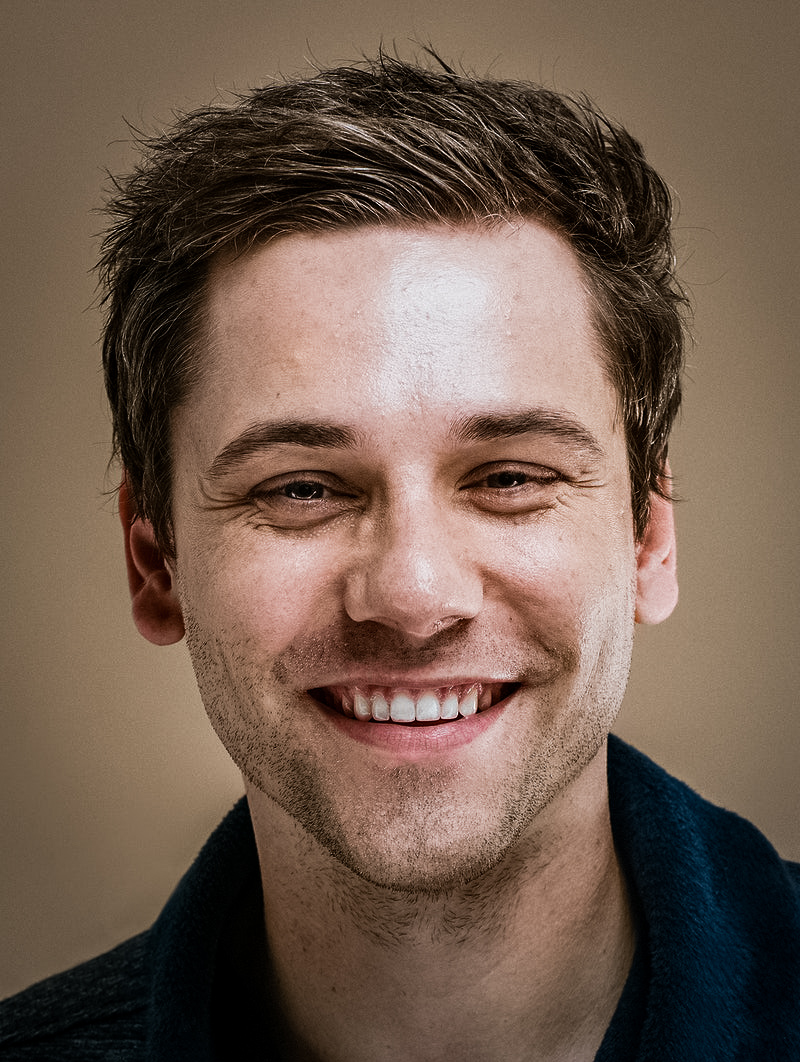
#> input picture tut/loh.jpg, 800 x 1062 px
$ python tut2.py
#> lines starting #> are read from the running program, lines starting #| are printed output that depends on the picture
import cv2
import random
import matplotlib.pyplot as plt
import numpy as np

img = cv2.imread('loh.jpg', cv2.IMREAD_COLOR)
#> img is the input picture: shape (1062, 800, 3); mean B, G, R 79.7, 93.7, 114.9

#print(type(img)) #numpy.ndarray

print(img.shape)
#| (1062, 800, 3)
percentage = 50
randlist = np.random.choice(1062, size=int(img.shape[1]*percentage/100), replace=False)

for i in randlist:
    for j in range(img.shape[1]):
        img[i, j] = [random.randint(0, 255), random.randint(0, 255), random.randint(0, 255)]
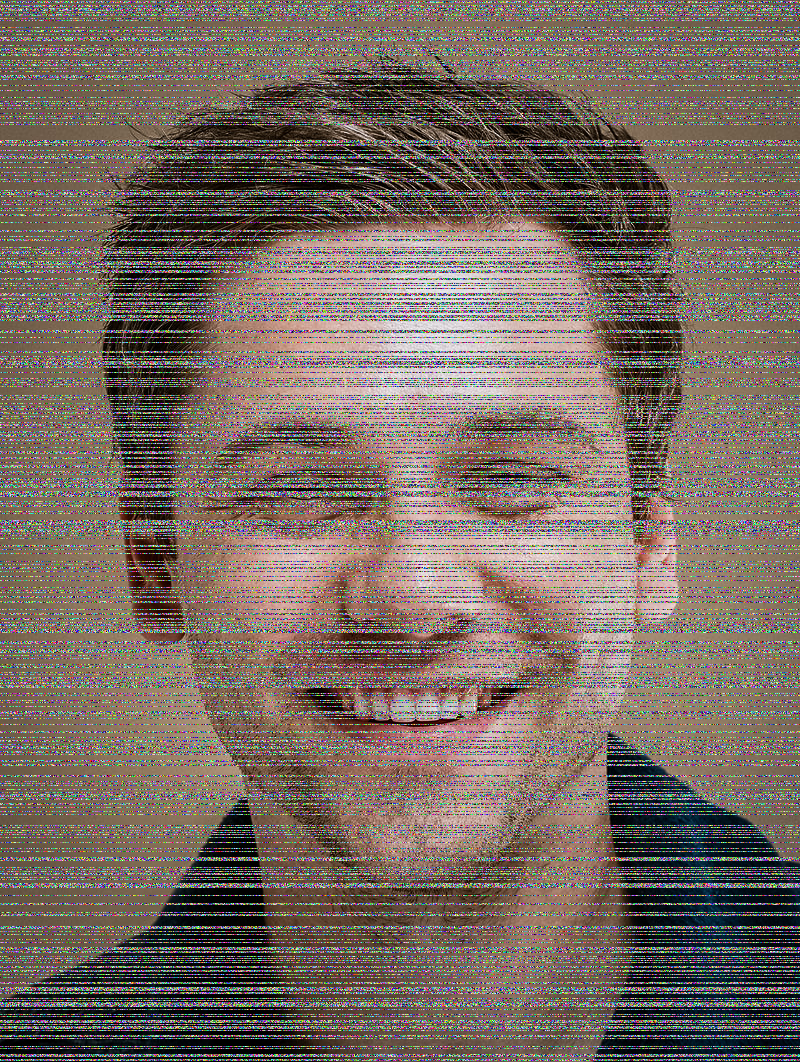
#> img: shape (1062, 800, 3); mean B, G, R 97.6, 106.2, 119.4
c1 = 300
c2 = 700
c3 = 200
c4 = 500
for i in range(6):
    tag = img[c1:c2, c3:c4]
    c1 += 25
    c2 += 25
    c3 += 25
    c4 += 25
    print(c1,c2,c3,c4)
    img[c1:c2, c3:c4] = tag
    c1 += 25
    c2 += 25
    c3 += 25
    c4 += 25
#> this loop made 6 passes
#> pass 1, `tag = img[c1:c2, c3:c4]`:
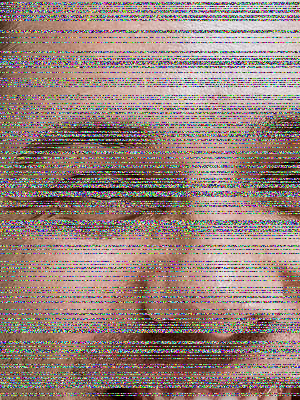
#> tag: shape (400, 300, 3); mean B, G, R 123.7, 130.9, 153
#> pass 2, `tag = img[c1:c2, c3:c4]`:
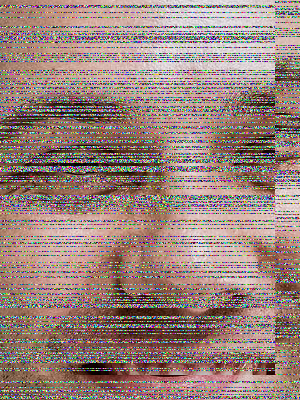
#> tag: shape (400, 300, 3); mean B, G, R 123.4, 130.5, 153.8
#> pass 3, `tag = img[c1:c2, c3:c4]`:
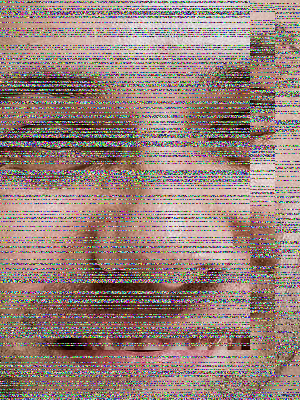
#> tag: shape (400, 300, 3); mean B, G, R 123.1, 130.1, 153
#> after the loop:
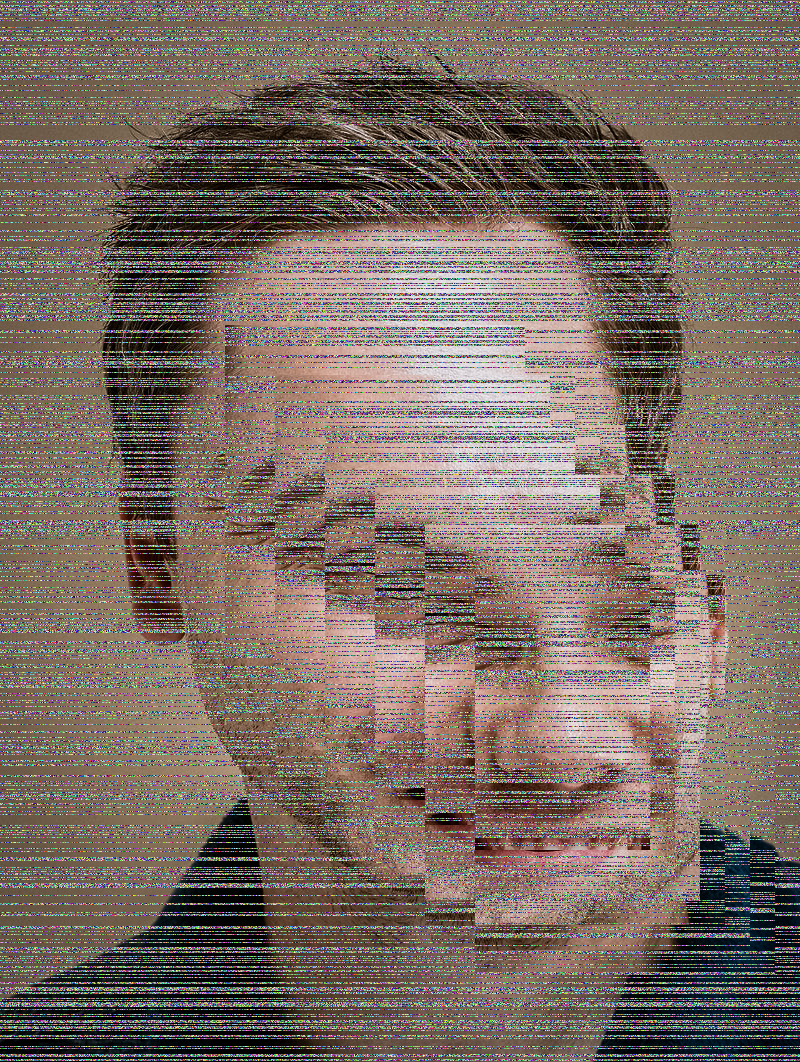
#> img: shape (1062, 800, 3); mean B, G, R 99.4, 108.1, 121.8
#> after the loop, c1 = 600; c2 = 1000; c3 = 500; c4 = 800

if img is not None:
    plt.imshow(img, cmap='gray')
    plt.title('Imageim')
    plt.axis('off')
    plt.show()
    cv2.imwrite('new_img.jpg', img)

$ run again, with tut/soccer_practice.jpg copied over tut/loh.jpg
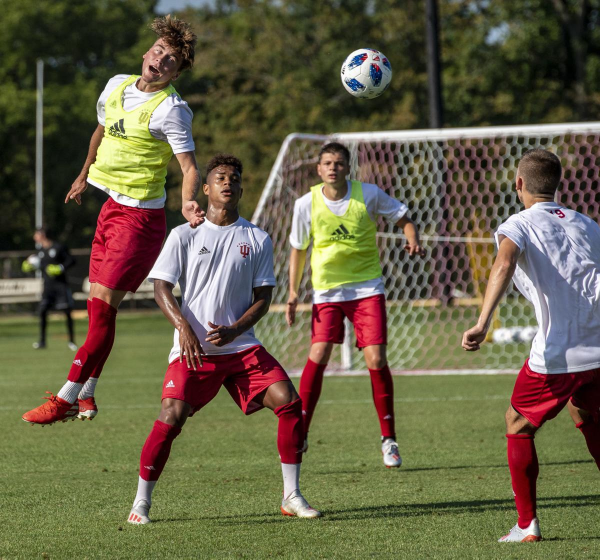
#> input picture tut/soccer_practice.jpg, 1200 x 1119 px (shown at 1/2 size)
#> img is the input picture: shape (1119, 1200, 3); mean B, G, R 70.9, 96, 102.6
#| (1119, 1200, 3)
#> the loop `for i in range(6):` made 6 passes
#> pass 1, `tag = img[c1:c2, c3:c4]`:
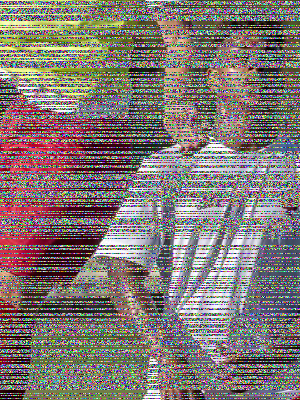
#> tag: shape (400, 300, 3); mean B, G, R 115.2, 118.6, 128.6
#> after the loop `for i in range(6):`:
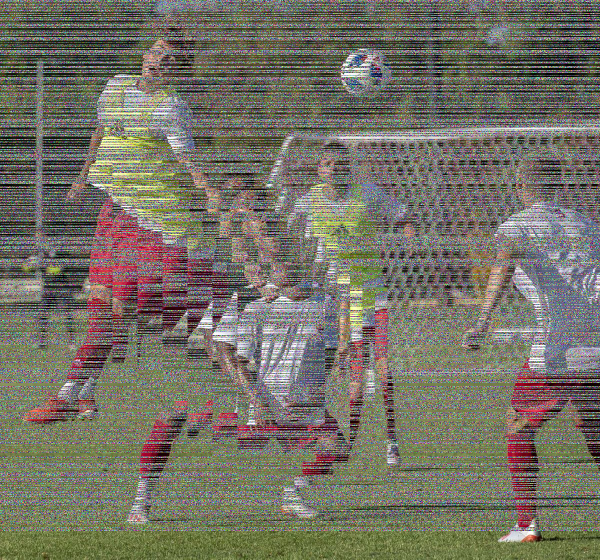
#> img: shape (1119, 1200, 3) (shown at 1/2 size); mean B, G, R 101.3, 113.7, 116.3
#> after the loop `for i in range(6):`: c1 = 600; c2 = 1000; c3 = 500; c4 = 800
